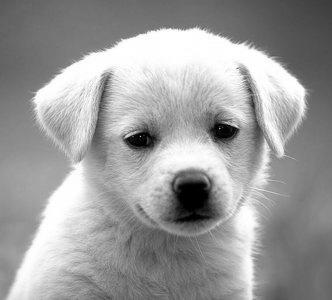
#> input picture Python Code/Assignments/guassian_blur/grayscale.jpg, 332 x 300 px
$ python gaussian_blur.py
#> lines starting #> are read from the running program, lines starting #| are printed output that depends on the picture
from PIL import Image
import numpy as np

def apply_filter(image, fil):
    h1, w1 = len(image), len(image[0])
    h2, w2 = len(fil), len(fil[0])
    new_image = np.zeros((h1-h2+1, w1-w2+1))
    print('flag')
    for i in range(h1-h2+1):
        for j in range(w1-w2+1):
            temp = 0
            for m in range(h2):
                for n in range(w2):
                    temp += (int(image[i+m][j+n]) * fil[m][n])
            new_image[i][j] = temp
    return new_image

image = Image.open('grayscale.jpg')
#> image is the input picture: PIL image 332x300 RGB; min 0, max 255, mean 155.7
image = image.convert('L')
#> image: PIL image 332x300 L
image_matrix = np.array(image)
print(image_matrix.shape)
#| (300, 332)

gf = [[1,0,-1],[1,0,-1],[1,0,-1]]
image_matrix_fil = apply_filter(image_matrix, gf)
#> in apply_filter, `h1, w1 = len(image), len(image[0])`: h1 = 300; w1 = 332
#> after the loop in apply_filter, `for i in range(h1-h2+1):`:
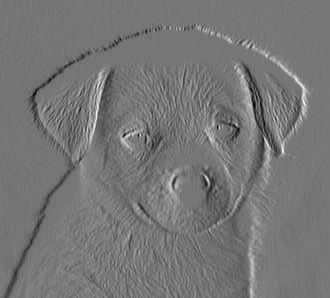
#> new_image: shape (298, 330) float64; min -256, max 297, mean 0.4; drawn with min black and max white
print(image_matrix_fil.shape)
#| (298, 330)

image_fil = Image.fromarray(image_matrix_fil)
image_fil = image_fil.convert('L')
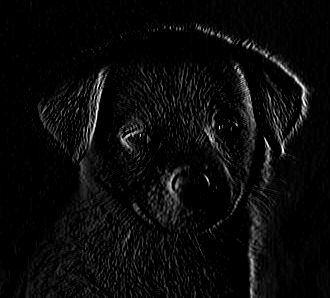
#> image_fil: PIL image 330x298 L; min 0, max 255, mean 10.2
image_fil.save("output.jpg")
